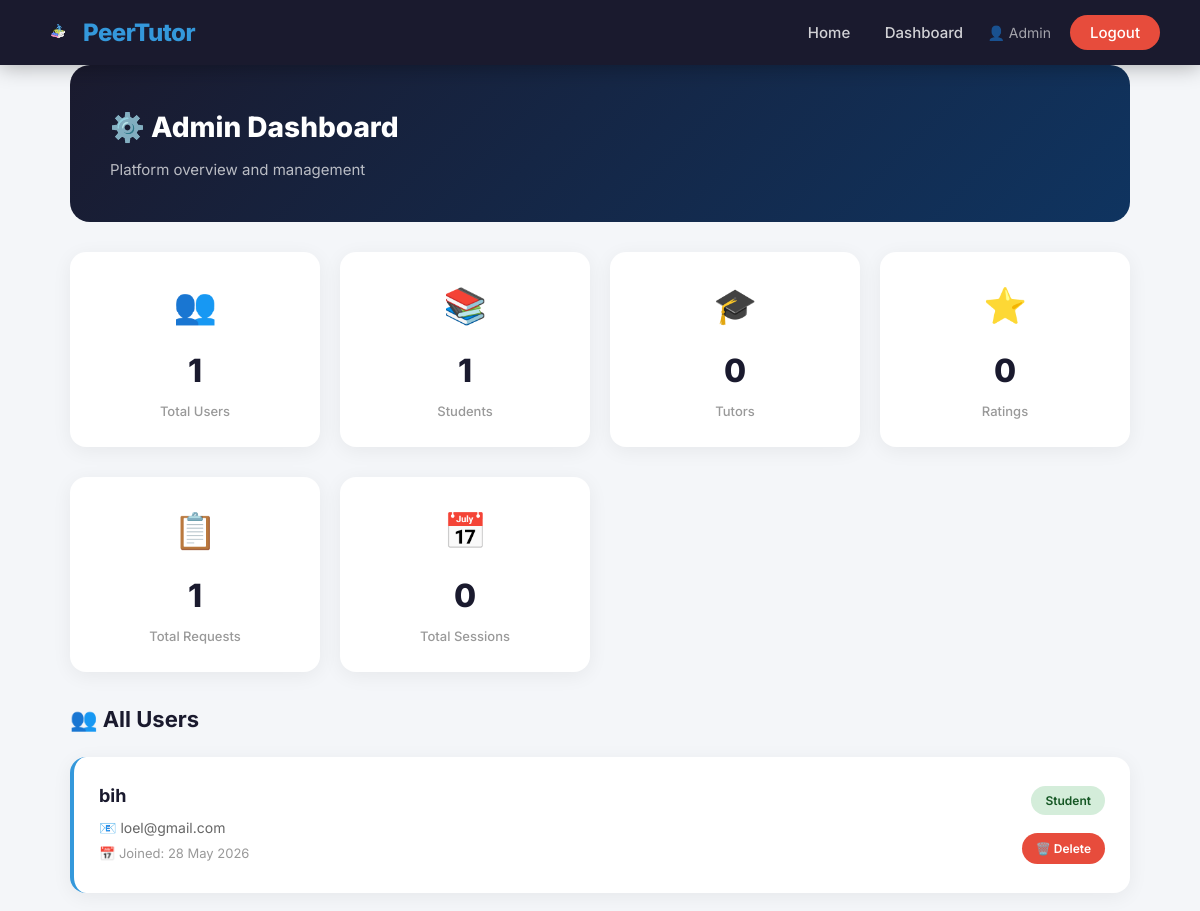
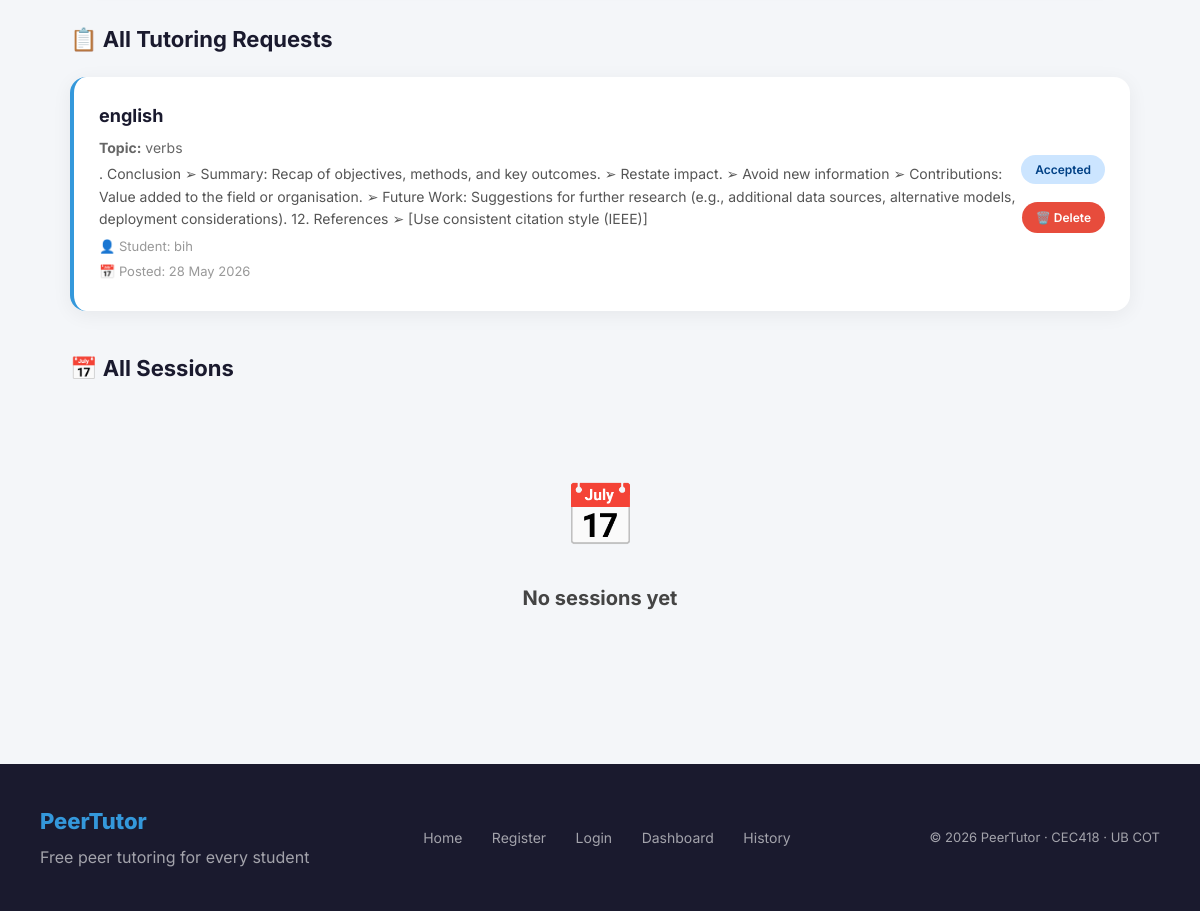
The page /admin (signed in) on the database its author committed (2 pictures, top to bottom).
### app/models.py (models this page shows, shortened)
class User(db.Model, UserMixin):
    id = db.Column(db.Integer, primary_key=True)
    full_name = db.Column(db.String(100), nullable=False)
    email = db.Column(db.String(120), unique=True,
                      nullable=False)
    password = db.Column(db.String(200), nullable=False)
    role = db.Column(db.String(10), nullable=False)
    created_at = db.Column(db.DateTime,
                           default=datetime.utcnow)
    requests = db.relationship(
        "TutoringRequest",
        foreign_keys="TutoringRequest.student_id",
        backref="student",
        lazy=True
    )
    sessions = db.relationship(
        "Session",
        foreign_keys="Session.tutor_id",
        backref="tutor",
        lazy=True
    )

class TutoringRequest(db.Model):
    id = db.Column(db.Integer, primary_key=True)
    subject = db.Column(db.String(100), nullable=False)
    topic = db.Column(db.String(200), nullable=False)
    description = db.Column(db.Text, nullable=True)
    status = db.Column(db.String(20), default="open")
    created_at = db.Column(db.DateTime,
                           default=datetime.utcnow)
    student_id = db.Column(
        db.Integer,
        db.ForeignKey("user.id"),
        nullable=False
    )

### app/routes.py (the view)
@main.route("/admin")
@login_required
def admin():
    if (current_user.email != "admin@peertutor.com" and
            current_user.role != "admin"):
        flash("Access denied.", "danger")
        return redirect(url_for("main.dashboard"))
    total_users = User.query.filter(
        User.email != "admin@peertutor.com").count()
    total_students = User.query.filter_by(
        role="student").count()
    total_tutors = User.query.filter_by(
        role="tutor").count()
    total_requests = TutoringRequest.query.count()
    total_sessions = Session.query.count()
    total_ratings = Rating.query.count()
    all_users = User.query.filter(
        User.email != "admin@peertutor.com").all()
    all_requests = TutoringRequest.query.all()
    all_sessions = Session.query.all()
    return render_template(
        "admin.html",
        total_users=total_users,
        total_students=total_students,
        total_tutors=total_tutors,
        total_requests=total_requests,
        total_sessions=total_sessions,
        total_ratings=total_ratings,
        all_users=all_users,
        all_requests=all_requests,
        all_sessions=all_sessions
    )

### app/models.py (called while the page is built)
@login_manager.user_loader
def load_user(user_id):
    return User.query.get(int(user_id))

### app/templates/admin.html (shortened to what this page needs)
{% extends "base.html" %}
{% block styles %}
<link rel="stylesheet"
    href="{{ url_for('static', filename='css/dashboard.css') }}">
{% endblock %}
{% block content %}
<div class="container">
    <div class="dashboard-header">
        <div>
            <h1>⚙️ Admin Dashboard</h1>
            <p>Platform overview and management</p>
        </div>
    </div>
    <div class="stats-row">
        <div class="stat-card">
            <div class="stat-icon">👥</div>
            <div class="stat-value">{{ total_users }}</div>
            <div class="stat-label">Total Users</div>
        </div>
        <div class="stat-card">
            <div class="stat-icon">📚</div>
            <div class="stat-value">
                {{ total_students }}
            </div>
            <div class="stat-label">Students</div>
        </div>
        <div class="stat-card">
            <div class="stat-icon">🎓</div>
            <div class="stat-value">{{ total_tutors }}</div>
            <div class="stat-label">Tutors</div>
        </div>
        <div class="stat-card">
            <div class="stat-icon">⭐</div>
            <div class="stat-value">{{ total_ratings }}</div>
            <div class="stat-label">Ratings</div>
        </div>
    </div>
    <div class="stats-row">
        <div class="stat-card">
            <div class="stat-icon">📋</div>
            <div class="stat-value">
                {{ total_requests }}
            </div>
            <div class="stat-label">Total Requests</div>
        </div>
        <div class="stat-card">
            <div class="stat-icon">📅</div>
            <div class="stat-value">
                {{ total_sessions }}
            </div>
            <div class="stat-label">Total Sessions</div>
        </div>
    </div>
    <h3 class="section-title" style="margin-top: 30px;">
        👥 All Users
    </h3>
    {% for user in all_users %}
    <div class="request-card">
        <div class="request-info">
            <h4>{{ user.full_name }}</h4>
            <p style="color: #666; font-size: 14px;">
                📧 {{ user.email }}
            </p>
            <p style="color: #999; font-size: 13px;">
                📅 Joined: {{ user.created_at.strftime(
                    '%d %b %Y') }}
            </p>
        </div>
        <div class="request-actions">
            {% if user.role == "student" %}
            <span class="badge badge-open">Student</span>
            {% elif user.role == "tutor" %}
            <span class="badge badge-accepted">Tutor</span>
            {% endif %}
            <a href="/admin/delete/user/{{ user.id }}"
                class="btn"
                style="background: #e74c3c;
                font-size: 12px;
                padding: 6px 14px;
                margin-top: 8px;"
                onclick="return confirm(
                    'Are you sure you want to delete this user?')">
                🗑️ Delete
            </a>
        </div>
    </div>
    {% else %}
    <div class="empty-state">
        <div class="empty-icon">👥</div>
        <h3>No users yet</h3>
    </div>
    {% endfor %}
    <h3 class="section-title" style="margin-top: 40px;">
        📋 All Tutoring Requests
    </h3>
    {% for req in all_requests %}
    <div class="request-card">
        <div class="request-info">
            <h4>{{ req.subject }}</h4>
            <p>
                <strong>Topic:</strong> {{ req.topic }}
            </p>
            <p style="color: #555; font-size: 14px;">
                {{ req.description }}
            </p>
            <p style="color: #999; font-size: 13px;
                margin-top: 6px;">
                👤 Student: {{ req.student.full_name }}
            </p>
            <p style="color: #999; font-size: 13px;">
                📅 Posted: {{ req.created_at.strftime(
                    '%d %b %Y') }}
            </p>
        </div>
        <div class="request-actions">
            {% if req.status == "open" %}
            <span class="badge badge-open">Open</span>
            {% elif req.status == "accepted" %}
            <span class="badge badge-accepted">
                Accepted
            </span>
            {% else %}
            <span class="badge badge-closed">Closed</span>
            {% endif %}
            <a href="/admin/delete/request/{{ req.id }}"
                class="btn"
                style="background: #e74c3c;
                font-size: 12px;
                padding: 6px 14px;
                margin-top: 8px;"
                onclick="return confirm(
                    'Are you sure you want to delete this request?')">
                🗑️ Delete
            </a>
        </div>
    </div>
    {% else %}
    <div class="empty-state">
        <div class="empty-icon">📋</div>
        <h3>No requests yet</h3>
    </div>
    {% endfor %}
    <h3 class="section-title" style="margin-top: 40px;">
        📅 All Sessions
    </h3>
    {% for session in all_sessions %}
    <div class="request-card">
        <div class="request-info">
            <p>
                <strong>Session ID:</strong>
                {{ session.id }}
            </p>
            <p style="color: #999; font-size: 13px;">
                📅 Scheduled:
                {{ session.scheduled_time.strftime(
                    '%d %b %Y at %I:%M %p') }}
            </p>
            <p style="color: #999; font-size: 13px;">
                🎓 Tutor: {{ session.tutor.full_name }}
            </p>
        </div>
        <div class="request-actions">
            {% if session.status == "upcoming" %}
            <span class="badge badge-open">Upcoming</span>
            {% elif session.status == "completed" %}
            <span class="badge badge-accepted">
                Completed
            </span>
            {% endif %}
        </div>
    </div>
    {% else %}
    <div class="empty-state">
        <div class="empty-icon">📅</div>
        <h3>No sessions yet</h3>
    </div>
    {% endfor %}
</div>
{% endblock %}

### app/templates/base.html (shortened to what this page needs)
<!DOCTYPE html>
<html lang="en">
<head>
    <link rel="stylesheet"
        href="{{ url_for('static', filename='css/base.css') }}">
    {% block styles %}{% endblock %}
</head>
<body>
    <nav>
        <a href="/" class="logo">
            <img src="{{ url_for('static',
                filename='images/logo.png') }}"
                alt="PeerTutor Logo"
                style="width: 35px; height: 35px;
                object-fit: contain;">
            PeerTutor
        </a>
        <div class="nav-links">
            <a href="/">Home</a>
            {% if current_user.is_authenticated %}
                {% if current_user.role == "admin" %}
                    <a href="/admin">Dashboard</a>
                {% else %}
                    <a href="/dashboard">Dashboard</a>
                    <a href="/history">History</a>
                {% endif %}
                <span style="color: rgba(255,255,255,0.6);
                    margin-left: 20px; font-size: 14px;">
                    👤 {{ current_user.full_name }}
                </span>
                <a href="/logout" class="btn-nav"
                style="background: #e74c3c;">
                    Logout
                </a>
            {% endif %}
        </div>
    </nav>
    {% block content %}{% endblock %}
    <footer>
        <div>
            <div class="footer-logo">PeerTutor</div>
            <div>Free peer tutoring for every student</div>
        </div>
        <div class="footer-links">
            <a href="/">Home</a>
            <a href="/register">Register</a>
            <a href="/login">Login</a>
            <a href="/dashboard">Dashboard</a>
            <a href="/history">History</a>
        </div>
        <div class="footer-copy">
            © 2026 PeerTutor · CEC418 · UB COT
        </div>
    </footer>
</body>
</html>

### app/static/css/base.css (style rules this page uses)
* { margin: 0; padding: 0; box-sizing: border-box; }
body { font-family: 'Inter', Arial, sans-serif; background-color: #f4f6f9; color: #333; line-height: 1.6; }
nav { background-color: #1a1a2e; padding: 15px 40px; display: flex; justify-content: space-between; align-items: center; position: sticky; top: 0; z-index: 1000; box-shadow: 0 2px 20px rgba(0,0,0,0.3); }
nav .logo { color: #3498db; font-size: 24px; font-weight: 800; text-decoration: none; letter-spacing: -0.5px; display: flex; flex-direction: row; align-items: center; gap: 8px; line-height: 1; }
nav .nav-links a { color: rgba(255,255,255,0.8); text-decoration: none; margin-left: 30px; font-size: 15px; font-weight: 500; transition: color 0.3s ease; }
nav .nav-links .btn-nav { background: #3498db; color: white; padding: 8px 20px; border-radius: 50px; margin-left: 15px; }
.container { max-width: 1100px; margin: 0 auto; padding: 0 20px; }
.btn { display: inline-block; padding: 12px 28px; background: #3498db; color: white; border: none; border-radius: 50px; cursor: pointer; text-decoration: none; font-size: 15px; font-weight: 600; transition: all 0.3s ease; }
footer { background: #1a1a2e; color: rgba(255,255,255,0.6); padding: 40px; margin-top: 80px; display: flex; justify-content: space-between; align-items: center; flex-wrap: wrap; gap: 20px; }
footer .footer-logo { color: #3498db; font-size: 22px; font-weight: 800; margin-bottom: 6px; }
footer .footer-links a { color: rgba(255,255,255,0.6); text-decoration: none; margin-right: 25px; font-size: 14px; transition: color 0.3s ease; }
footer .footer-copy { font-size: 13px; }

### app/static/css/dashboard.css (style rules this page uses)
.dashboard-header { background: linear-gradient(135deg, #1a1a2e 0%, #0f3460 100%); color: white; padding: 40px; border-radius: 20px; margin-bottom: 30px; display: flex; justify-content: space-between; align-items: center; }
.dashboard-header h1 { font-size: 28px; font-weight: 800; margin-bottom: 8px; }
.dashboard-header p { color: rgba(255,255,255,0.7); font-size: 15px; }
.stats-row { display: grid; grid-template-columns: repeat(4, 1fr); gap: 20px; margin-bottom: 30px; }
.stat-card { background: white; padding: 25px; border-radius: 16px; box-shadow: 0 4px 20px rgba(0,0,0,0.06); text-align: center; transition: transform 0.3s ease; }
.stat-card .stat-icon { font-size: 35px; margin-bottom: 12px; }
.stat-card .stat-value { font-size: 32px; font-weight: 800; color: #1a1a2e; margin-bottom: 5px; }
.stat-card .stat-label { color: #999; font-size: 13px; font-weight: 500; }
.section-title { font-size: 22px; font-weight: 700; color: #1a1a2e; margin-bottom: 20px; display: flex; align-items: center; gap: 10px; }
.request-card { background: white; padding: 25px; border-radius: 16px; box-shadow: 0 4px 20px rgba(0,0,0,0.06); margin-bottom: 20px; border-left: 4px solid #3498db; transition: transform 0.3s ease, box-shadow 0.3s ease; display: flex; justify-content: space-between; align-items: center; }
.request-info h4 { font-size: 18px; font-weight: 700; color: #1a1a2e; margin-bottom: 6px; }
.request-info p { color: #666; font-size: 14px; margin-bottom: 4px; }
.request-actions { display: flex; flex-direction: column; align-items: flex-end; gap: 10px; }
.badge { display: inline-block; padding: 5px 14px; border-radius: 50px; font-size: 12px; font-weight: 600; }
.badge-open { background: #d4edda; color: #155724; }
.badge-accepted { background: #cce5ff; color: #004085; }
.empty-state { text-align: center; padding: 60px 20px; color: #999; }
.empty-state .empty-icon { font-size: 60px; margin-bottom: 20px; }
.empty-state h3 { font-size: 20px; font-weight: 700; color: #444; margin-bottom: 10px; }

### rows shown on the page
User: full_name "Admin"
User: full_name "bih", email "loel@gmail.com", created_at "28 May 2026", role "Student"
TutoringRequest: subject "english", topic "verbs", description ". Conclusion ➢ Summary: Recap of objectives, methods, and key outcomes. ➢ Restate impact. ➢ Avoid new information ➢ Contributions: Value added to the field or organisation. ➢ Future Work: Suggestions for further research (e.g., additional data sources, alternative models, deployment considerations). 12. References ➢ [Use consistent citation style (IEEE)]", student.full_name "bih", created_at "28 May 2026", status "Accepted"

### other values the page prints
{{ total_users }} "1"
{{ total_students }} "1"
{{ total_tutors }} "0"
{{ total_ratings }} "0"
{{ total_requests }} "1"
{{ total_sessions }} "0"
